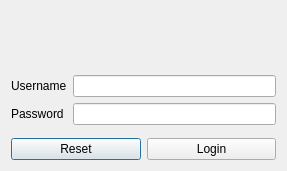
<?xml version="1.0" encoding="UTF-8"?>
<ui version="4.0">
 <class>Dialog</class>
 <widget class="QDialog" name="Dialog">
  <property name="geometry">
   <rect>
    <x>0</x>
    <y>0</y>
    <width>287</width>
    <height>171</height>
   </rect>
  </property>
  <property name="windowTitle">
   <string>Login</string>
  </property>
  <layout class="QVBoxLayout" name="verticalLayout_2">
   <item>
    <layout class="QVBoxLayout" name="verticalLayout">
     <item>
      <widget class="QLabel" name="loginpopup_error_label">
       <property name="styleSheet">
        <string notr="true">color:red;</string>
       </property>
       <property name="text">
        <string/>
       </property>
      </widget>
     </item>
     <item>
      <layout class="QFormLayout" name="formLayout">
       <item row="0" column="0">
        <widget class="QLabel" name="label">
         <property name="text">
          <string>Username</string>
         </property>
        </widget>
       </item>
       <item row="0" column="1">
        <widget class="QLineEdit" name="loginpopup_usename_linedit"/>
       </item>
       <item row="1" column="0">
        <widget class="QLabel" name="label_2">
         <property name="text">
          <string>Password</string>
         </property>
        </widget>
       </item>
       <item row="1" column="1">
        <widget class="QLineEdit" name="loginpopup_password_linedit">
         <property name="echoMode">
          <enum>QLineEdit::Password</enum>
         </property>
        </widget>
       </item>
      </layout>
     </item>
    </layout>
   </item>
   <item>
    <layout class="QHBoxLayout" name="horizontalLayout">
     <item>
      <widget class="QPushButton" name="loginpopup_reset_button">
       <property name="text">
        <string>Reset</string>
       </property>
      </widget>
     </item>
     <item>
      <widget class="QPushButton" name="loginpopup_login_button">
       <property name="text">
        <string>Login</string>
       </property>
      </widget>
     </item>
    </layout>
   </item>
  </layout>
 </widget>
 <tabstops>
  <tabstop>loginpopup_usename_linedit</tabstop>
  <tabstop>loginpopup_password_linedit</tabstop>
  <tabstop>loginpopup_login_button</tabstop>
  <tabstop>loginpopup_reset_button</tabstop>
 </tabstops>
 <resources/>
 <connections/>
</ui>
